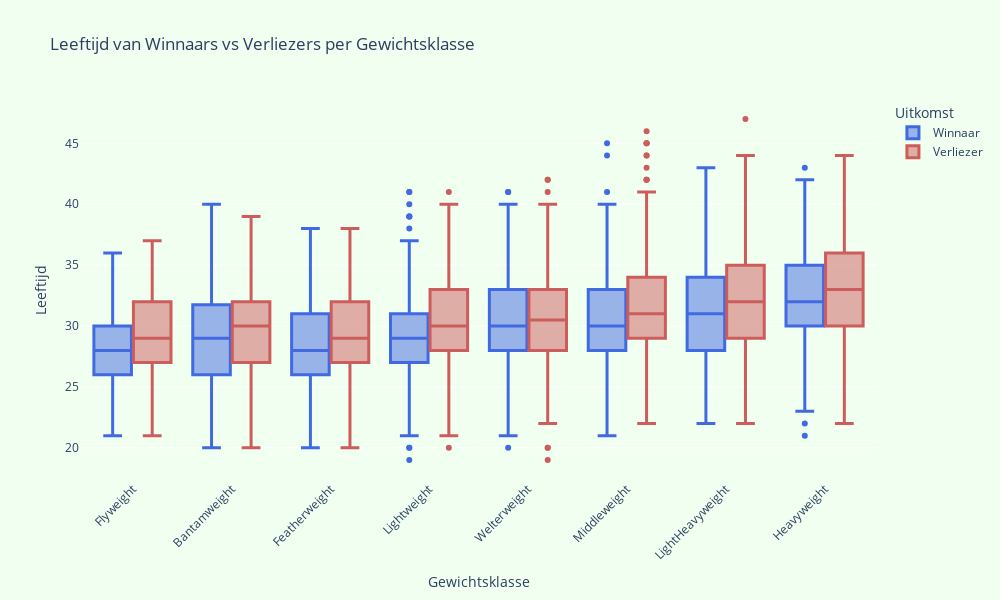

The cell this chart's notebook holds for it:
### Code cell
import pandas as pd
import plotly.express as px
import matplotlib.pyplot as plt

# Data
x = [1, 2, 3, 4, 5]
y = [10, 15, 13, 17, 20]

# Maak grafiek
plt.figure(figsize=(6, 4))
plt.plot(x, y, marker='o')
plt.title("Voorbeeldgrafiek")
plt.xlabel("X-as")
plt.ylabel("Y-as")
plt.grid(True)
plt.tight_layout()
plt.show()

# Laad de opgeschoonde dataset
df = pd.read_csv("ufc_clean.csv")

# Bereken leeftijd winnaar en verliezer
df['winner_age'] = df.apply(lambda row: row['R_age'] if row['Winner'] == 'Red' else row['B_age'], axis=1)
df['loser_age'] = df.apply(lambda row: row['B_age'] if row['Winner'] == 'Red' else row['R_age'], axis=1)

# Filter op realistische leeftijden
df = df[(df['winner_age'].between(18, 50)) & (df['loser_age'].between(18, 50))]

# Maak twee datasets: één voor winnaars, één voor verliezers
winner_df = df[['weight_class', 'winner_age']].copy()
winner_df['result'] = 'Winnaar'
winner_df['age'] = winner_df['winner_age']

loser_df = df[['weight_class', 'loser_age']].copy()
loser_df['result'] = 'Verliezer'
loser_df['age'] = loser_df['loser_age']

# Combineer in één dataframe
combined_df = pd.concat([winner_df, loser_df], ignore_index=True)

# Gewichtsklassen in juiste volgorde van licht naar zwaar (alleen mannelijke klassen)
gewichtsklassen = [
    'Flyweight',
    'Bantamweight',
    'Featherweight',
    'Lightweight',
    'Welterweight',
    'Middleweight',
    'LightHeavyweight',
    'Heavyweight'
]

# Zet als categorische kolom met vaste volgorde
combined_df['result'] = pd.Categorical(combined_df['result'], categories=['Winnaar', 'Verliezer'])
combined_df['weight_class'] = pd.Categorical(combined_df['weight_class'], categories=gewichtsklassen, ordered=True)

# Interactieve boxplot
fig = px.box(combined_df,
             x='weight_class',
             y='age',
             color='result',
             title='Leeftijd van Winnaars vs Verliezers per Gewichtsklasse',
             labels={
                 'weight_class': 'Gewichtsklasse',
                 'age': 'Leeftijd',
                 'result': 'Uitkomst'
             },
             points='outliers',
             category_orders={'weight_class': gewichtsklassen, 'result': ['Winnaar', 'Verliezer']},
             color_discrete_map={'Winnaar': 'royalblue', 'Verliezer': 'indianred'})

# Stijl en layout
fig.update_traces(
    marker=dict(size=6),
    line=dict(width=1.5),
    selector=dict(type='box')
)

for trace in fig.data:
    trace.line.width = 3

fig.update_layout(
    font=dict(size=12),
    boxgap=0.2,
    bargap=0.05,
    boxgroupgap=0.05,
    paper_bgcolor='honeydew',
    plot_bgcolor='honeydew',
    xaxis_tickangle=-45,
    width=1000,
    height=600
)

fig.show()

### Figure 1 — Plotly figure (JSON) as saved in the notebook; plotly's stock layout.template omitted (floating-point values rounded to 4 significant figures; data arrays with more than 128 entries replaced by an {"elided": "..."} marker saying what was removed)
{"data": [{"alignmentgroup": "True", "boxpoints": "outliers", "hovertemplate": "Uitkomst=Winnaar<br>Gewichtsklasse=%{x}<br>Leeftijd=%{y}<extra></extra>", "legendgroup": "Winnaar", "line": {"width": 3}, "marker": {"color": "royalblue", "size": 6}, "name": "Winnaar", "notched": false, "offsetgroup": "Winnaar", "orientation": "v", "showlegend": true, "type": "box", "x": {"elided": "3005 str values"}, "x0": " ", "xaxis": "x", "y": {"elided": "3005 float values"}, "y0": " ", "yaxis": "y"}, {"alignmentgroup": "True", "boxpoints": "outliers", "hovertemplate": "Uitkomst=Verliezer<br>Gewichtsklasse=%{x}<br>Leeftijd=%{y}<extra></extra>", "legendgroup": "Verliezer", "line": {"width": 3}, "marker": {"color": "indianred", "size": 6}, "name": "Verliezer", "notched": false, "offsetgroup": "Verliezer", "orientation": "v", "showlegend": true, "type": "box", "x": {"elided": "3005 str values"}, "x0": " ", "xaxis": "x", "y": {"elided": "3005 float values"}, "y0": " ", "yaxis": "y"}], "layout": {"bargap": 0.05, "boxgap": 0.2, "boxgroupgap": 0.05, "boxmode": "group", "font": {"size": 12}, "height": 600, "legend": {"title": {"text": "Uitkomst"}, "tracegroupgap": 0}, "paper_bgcolor": "honeydew", "plot_bgcolor": "honeydew", "title": {"text": "Leeftijd van Winnaars vs Verliezers per Gewichtsklasse"}, "width": 1000, "xaxis": {"anchor": "y", "categoryarray": ["Flyweight", "Bantamweight", "Featherweight", "Lightweight", "Welterweight", "Middleweight", "LightHeavyweight", "Heavyweight"], "categoryorder": "array", "domain": [0.0, 1.0], "tickangle": -45, "title": {"text": "Gewichtsklasse"}}, "yaxis": {"anchor": "x", "domain": [0.0, 1.0], "title": {"text": "Leeftijd"}}}}
